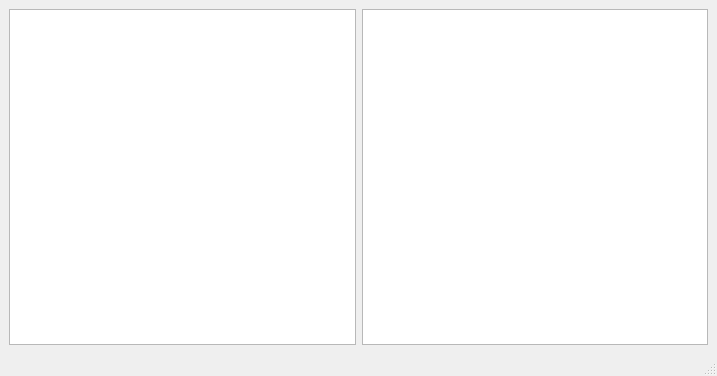
<?xml version="1.0" encoding="UTF-8"?>
<ui version="4.0">
 <class>MainWindow</class>
 <widget class="QMainWindow" name="MainWindow">
  <property name="geometry">
   <rect>
    <x>0</x>
    <y>0</y>
    <width>717</width>
    <height>376</height>
   </rect>
  </property>
  <property name="windowTitle">
   <string>MainWindow</string>
  </property>
  <widget class="QWidget" name="centralwidget">
   <layout class="QHBoxLayout" name="horizontalLayout">
    <item>
     <widget class="QSplitter" name="splitter">
      <property name="orientation">
       <enum>Qt::Horizontal</enum>
      </property>
      <widget class="QTextBrowser" name="textBrowser"/>
     </widget>
    </item>
    <item>
     <widget class="QListWidget" name="listWidget"/>
    </item>
   </layout>
  </widget>
  <widget class="QMenuBar" name="menubar">
   <property name="geometry">
    <rect>
     <x>0</x>
     <y>0</y>
     <width>717</width>
     <height>22</height>
    </rect>
   </property>
  </widget>
  <widget class="QStatusBar" name="statusbar"/>
 </widget>
 <resources/>
 <connections/>
</ui>
